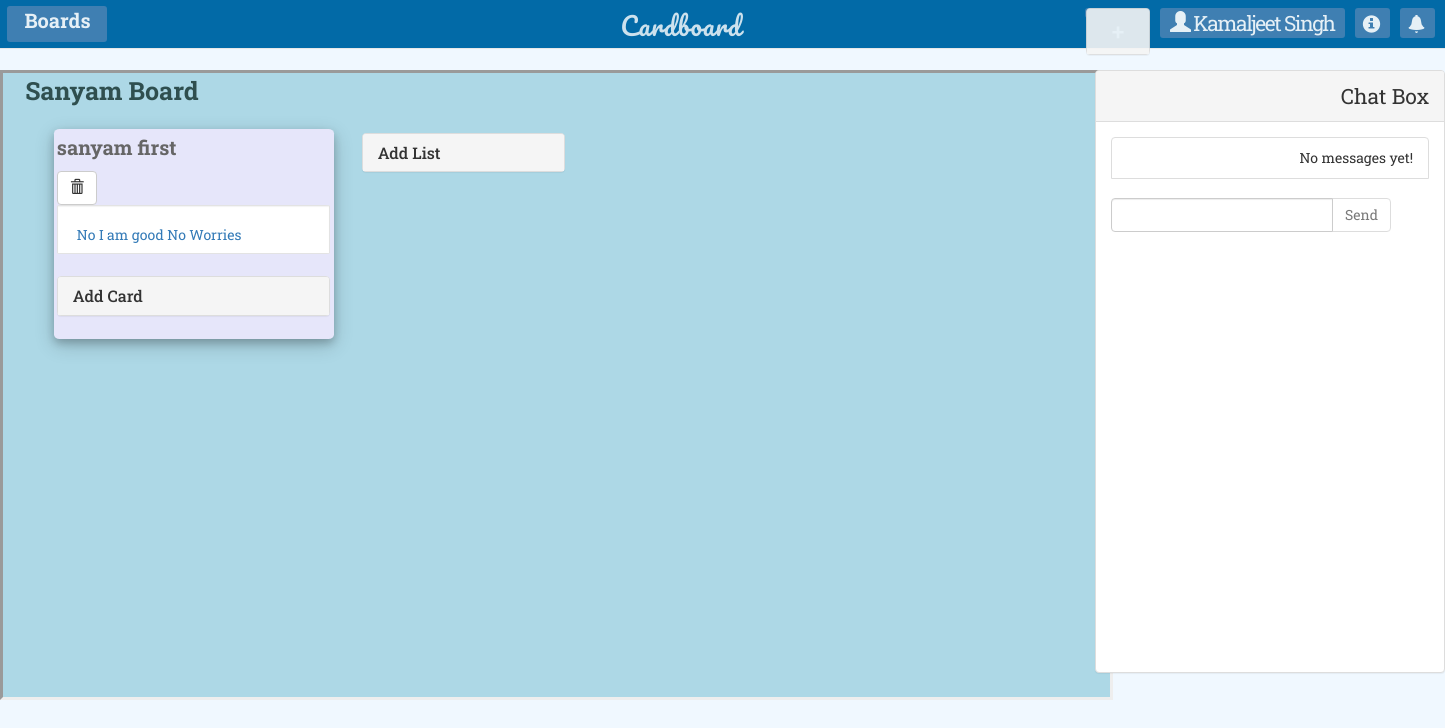
/boards/b/DwsuGdbDqu/ (signed in), run on the app's committed database.
### Boards/models.py (models this page shows, shortened)
class Boards(models.Model):
    uuid = models.CharField(max_length=50)
    title = models.CharField(max_length=100)
    listInsideProjects = models.ManyToManyField(ListofCards, related_name='listinside')

class ListofCards(models.Model):
    title = models.CharField(max_length=100)
    key = models.CharField(max_length=100)
    listofcards = models.ManyToManyField(Card_id, related_name='listcards')

### Cards/models.py (models this page shows, shortened)
class Cards_title(models.Model):
    c_key = models.ForeignKey(Card_id, on_delete=models.CASCADE)
    name = models.CharField(max_length=100)

### Boards/views.py (the view, shortened to what this page needs)
# urls.py: url(r'^b/(?P<idd>[\w\-]+)/$', views.list_add, name='list-add'),
def list_add(request, idd):
    if request.user.is_authenticated():
        b = Boards.objects.get(uuid=idd)
        ll = b.listInsideProjects.all()
        names = Cards_title.objects.all()
        cards = Cards.objects.all()
        return render(request, 'Boards/addlist.html', {'obj': ll,  'board_id': idd, 'names':names, 'cards':cards ,'board': b })
    else:
        redirect('Home:login')

### Boards/Templates/Boards/addlist.html (shortened to what this page needs)
{% extends 'Cards/base.html' %}
{% block body %}
    <div style="position:absolute; width:100%; height: 100%; background-color: aliceblue; ">
{% load staticfiles %}
    <link rel="stylesheet" type="text/css" href="{% static 'Boards/liststyle.css' %}">
    <link rel="stylesheet" type="text/css" href="{% static 'Cards/cards.css' %}">
    <link rel="stylesheet" type="text/css" href="{% static 'Cards/sticky.css' %}">
    {% include 'Cards/navigation.html' %}
    <div class="big-box" style="height:630px; width: 77%; overflow-x: scroll; overflow-y:scroll; background-color: lightblue;  border-style: inset;">
    <p style="margin-left: 2%; font-size: 25px; color: darkslategray; "><strong>{{ board.title }}</strong></p>
        <ul style="white-space: nowrap;">
        {% for q in obj %}
        <div class="cardboard">
        <p class="list_title">
            <b>{{ q.title }}</b>
        </p>
        <form action="{% url 'boards:delete_list' q.pk %}" method="post" style="display: inline;">
                <button class="btn btn-default" title="Delete Card"><span class="glyphicon glyphicon-trash"></span></button>
            </form>
        {% for p in q.listofcards.all %}
                {% for x in cards %}
                    {% if x.key == p.key %}
                <a href="#popUpWindow{{ x.pk }}" name="check_user" data-toggle="modal" style="text-decoration: none;">
                <div class="well">
                {% for z in names %}
                    {% if z.c_key == p %}
                        {{ z.name }}
                    {% endif %}
                {% endfor %}
                </div>
                </a>
                    {% endif %}
                    {% endfor %}
            {% endfor %}
        <br>
        <div class="panel-group">
        <div class="panel panel-default">
        <div class="panel-heading">
        <h4 class="panel-title">
        <a data-toggle="collapse" href="#collapse{{ q.id }}" style="text-decoration: none;">Add Card</a>
        </h4>
        </div>
            </div>
        </div>
        </div>
        {% endfor %}
    <div class="panel-group" style="display: inline-block; width: 15em; margin: 1%; padding: 0.3%;">
        <div class="panel panel-default">
        <div class="panel-heading">
        <h4 class="panel-title">
        <a data-toggle="collapse" href="#collapse1" style="text-decoration: none;">Add List</a>
        </h4>
        </div>
        </div>
        </div>
</ul>
        </div>
        {% include 'alpha/home.html' %}
</div>
{% endblock %}

### Cards/Templates/Cards/navigation.html (shortened to what this page needs)
{% load staticfiles %}
<link rel="stylesheet" type="text/css" href="{% static 'Home/navbar.css' %}">
<nav class="navbar navbar-default" id="navi">
    <div class="container-fluid" >
       <div class="navbar-header">
            <a class="navbar-brand" style="color: white" href="{% url 'cards:CardsProjects_All' %}">Cardboard</a>
        </div>
        <ul class="nav navbar-nav">
            <li>
                <div class="boardshead">
                    <a href="{% url 'boards:boards_add' %}" >Boards</a>
                </div>
            </li>
            <li>
                <div class="boardadd">
                    <div class="panel-group" style=" height:10px; padding: 0.3%;">
        <div class="panel panel-default">
        <div class="panel-heading">
        <h4 class="panel-title">
        <a data-toggle="collapse" href="#collapse2" style="text-decoration: none;">+</a>
        </h4>
        </div>
        </div>
        </div>
                </div>
            </li>
            <li class="dropdown">
                <div class="userdet">
                <a href="#" class="dropdown-toggle" data-toggle="dropdown" style="font-size: 1.5em; letter-spacing: -1.5px;"><span class="glyphicon glyphicon-user" id="123"  style="color: white;font-size: 1em; "></span> {{ request.user.first_name }} {{ request.user.last_name }}</a>
                </div>
            </li>
            <li>
                <div class="info">
                    <a href="#"><span class="glyphicon glyphicon-info-sign" style="color:white"></span></a>
                </div>
            </li>
            <li>
                 <div class="notific">
                    <a href="#"><span class="glyphicon glyphicon-bell" style="color:white"></span></a>
                </div>
            </li>
        </ul>
    </div>
 </nav>

### Home/static/Home/navbar.css (style rules this page uses)
body { font-family: 'Roboto Slab', serif; }
#navi { background: #026aa7; border-radius:0; position: relative; top:-1px; left: -0.56px; width: 100.1%; }
.navbar-brand { position: absolute; left:620px; font-size:25px; opacity: 0.8; font-family: 'Pacifico', cursive; letter-spacing: 1px; }
.boardshead { position: relative; background-color:steelblue; text-align: center; border-radius: 3px; width:100px; height:36px; top:6px; left:-8px; opacity:0.9; }
.boardshead a { color:white; text-decoration: none; font-size:20px; font-weight:700; }
.boardadd { position: relative; background-color:steelblue; border-radius: 3px; top:8px; left:970px; opacity:0.9; }
.boardadd a { color:white; font-size:23px; padding: 10px; text-decoration: none; }
.userdet { position: relative; left:980px; background-color:steelblue; border-radius: 3px; opacity: 0.9; top:8px; }
.userdet a { color:white; font-size:23px; padding: 10px; text-decoration: none; }
.info { position: relative; left:990px; background-color:steelblue; border-radius: 3px; opacity: 0.9; top:8px; height:30px; width: 35px; }
.info a { text-decoration: none; position: relative; top:5px; left:8px; font-size:18px; }
.notific { position: relative; left:1000px; background-color:steelblue; border-radius: 3px; opacity: 0.9; top:8px; height:30px; width:35px; }
.notific a { text-decoration: none; position: relative; top:5px; left:8px; font-size:18px; }

### Boards/static/Boards/liststyle.css (style rules this page uses)
.cardboard { display: inline-block; width: 20em; height: auto; border-radius: 2%; background-color: #E6E6FA; margin: 1%; z-index: -50; padding: 0.3%; box-shadow: 0 4px 8px 0 rgba(0, 0, 0, 0.2), 0 6px 20px 0 rgba(0, 0, 0, 0.19); white-space:nowrap; vertical-align: top; }
.list_title { color: #666666; font-size: 20px; }
.well { height: 3.5em; background-color: white; margin-bottom: 2px; border-radius: 2%; box-shadow: #666666; text-align: left; }

### Cards/static/Cards/sticky.css (style rules this page uses)
ul,li { list-style:none; }

### data on the page
Boards: title "Sanyam Board"
ListofCards: title "sanyam first"
Cards_title: name "No I am good No Worries"

### other printed values
{{ request.user.first_name }} "Kamaljeet"
{{ request.user.last_name }} "Singh"
